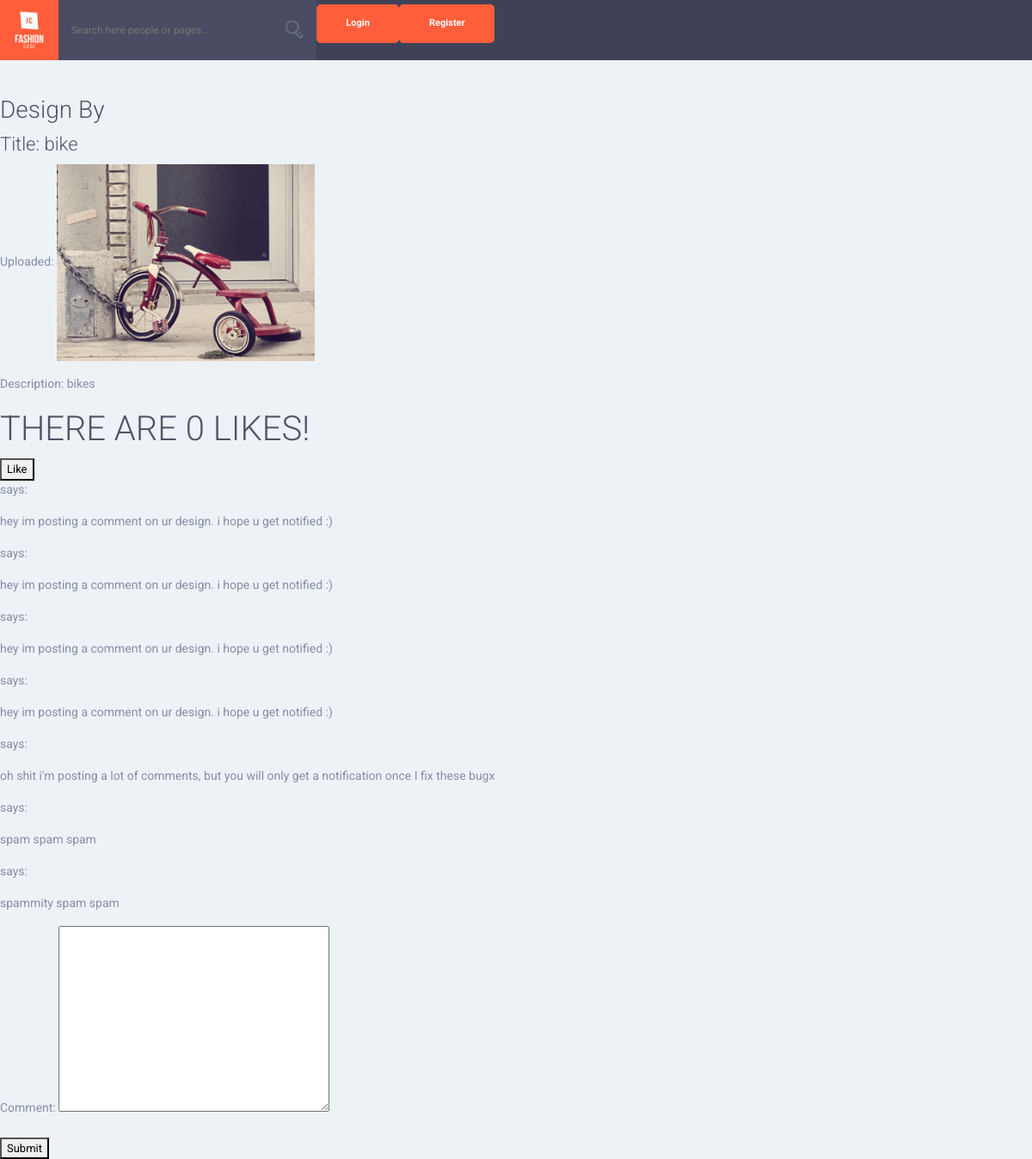
Page /design/view/1 on the earlier database version.
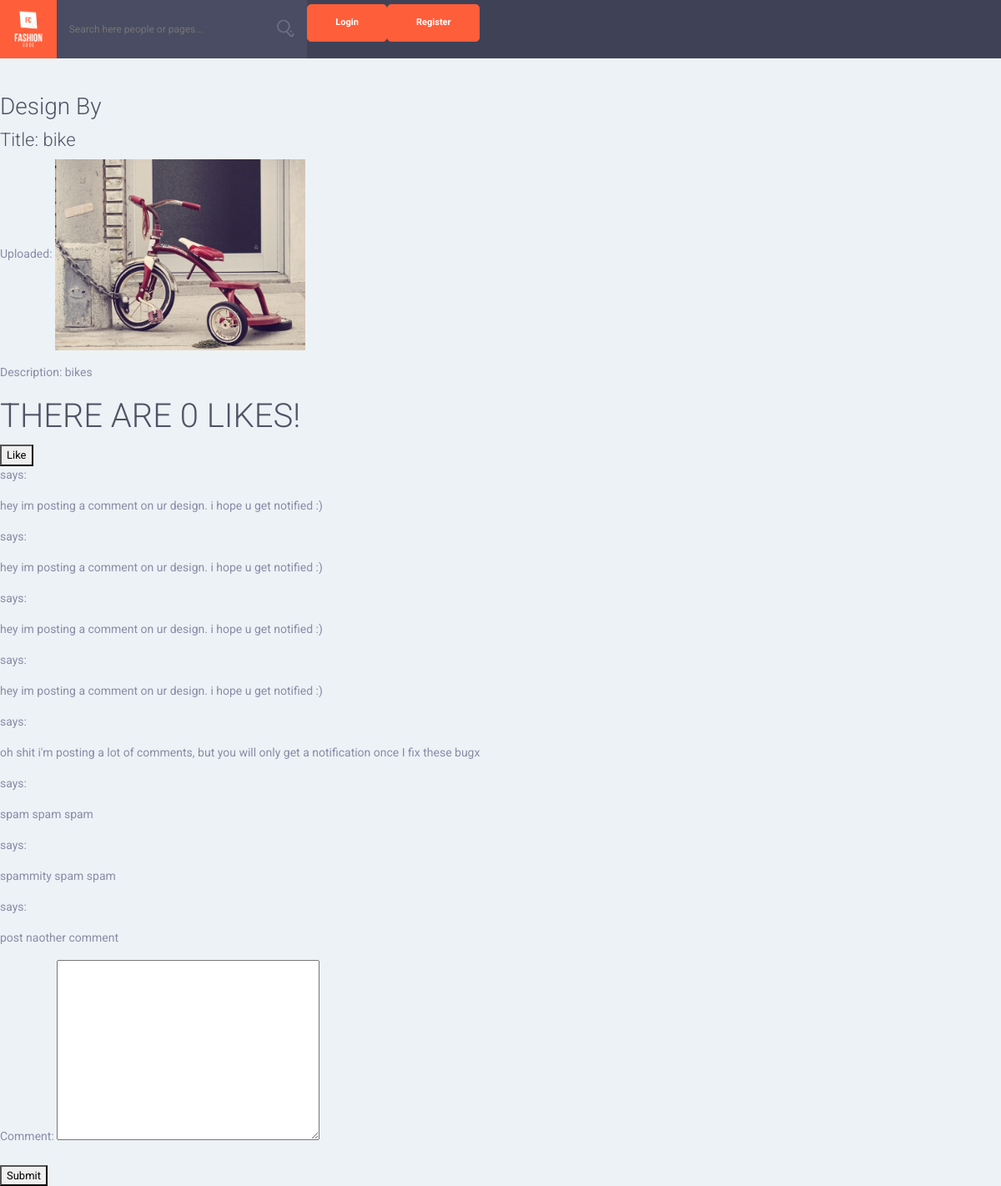
Same page on the later database version.
### design/models.py (models this page shows, shortened)
class DesignComment(models.Model):
	profile = models.ForeignKey(Profile, on_delete=models.PROTECT)
	design  = models.ForeignKey(Design, on_delete=models.CASCADE)
	comment = models.TextField(max_length=500, default='')
	timestamp = models.DateTimeField(auto_now_add=True)

### design/views.py (the view, shortened to what this page needs)
# urls.py: path('view/<int:id>', views.view_design),
def view_design(request, id):
	design = get_object_or_404(Design, id=id)
	comments = DesignComment.objects.all().filter(design=design)
	form = CommentForm()
	ctxt = {'design': design, 'comments': comments, 'form': form}
	return render(request, 'design/view.html', ctxt)

### design/forms.py
class CommentForm(forms.ModelForm):
	class Meta:
		model = DesignComment
		fields = (
			'comment',
		)

### design/models.py (called while the page is built)
	def num_likes(self):
		return DesignLike.objects.all().count();

### design/templates/design/view.html (shortened to what this page needs)
{% extends 'base.html' %}
{% block body %}
	<h3>Design By {{ design.user.username }}</h3>
	<h4>Title: {{ design.title }}</h4>
	<p>Uploaded: {{ design.uploaded_at }}
	<img src="{{ design.image.url }}" style="max-width: 300px">
	<p>Description: {{ design.description }}</p>
	<h1>THERE ARE {{design.num_likes}} LIKES!</h1>
	<button id="like">Like </button>
	<ul class="comments">
	{% for comment in comments %}
		<p>{{comment.user.username}} says:</p>
		<p>{{comment.comment}}</p>
	{% endfor %}
	</ul>
	<form method="post">
		{{form.as_p}}
		<button type="submit">Submit</button>
	</form>
{% endblock %}

Differences in the rows shown:
added DesignComment: comment "post naother comment"
